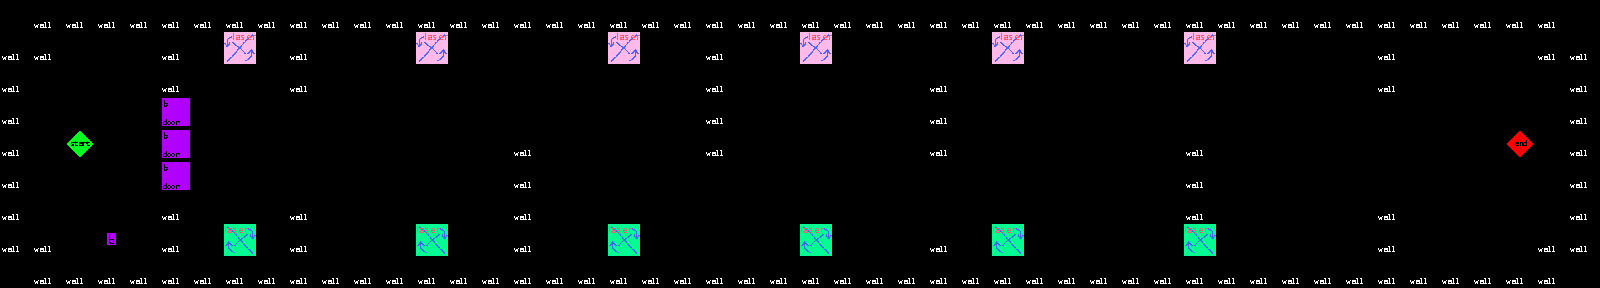

This is a level from a 2D game, rendered from its Tiled map with the project's own tilesets. A one-line summary and the complete map file follow:
An orthogonal 50x9 tile map with 32x32 px tiles, 1 tile layer (Tile Layer 1).

<map version="1.0" tiledversion="1.0.3" orientation="orthogonal" renderorder="right-down" width="50" height="9" tilewidth="32" tileheight="32" nextobjectid="1">
 <tileset firstgid="1" name="SampleMap" tilewidth="32" tileheight="32" tilecount="64" columns="8">
  <image source="SampleMap.png" width="256" height="256" />
 </tileset>
 <layer name="Tile Layer 1" width="50" height="9">
  <data encoding="csv">
0,1,1,1,1,1,1,1,1,1,1,1,1,1,1,1,1,1,1,1,1,1,1,1,1,1,1,1,1,1,1,1,1,1,1,1,1,1,1,1,1,1,1,1,1,1,1,1,1,0,
1,1,2,2,2,1,2,32,2,1,2,2,2,32,2,2,2,2,2,32,2,2,1,2,2,32,2,2,2,2,2,32,2,2,2,2,2,32,2,2,2,2,2,1,2,2,2,2,1,1,
1,2,2,2,2,1,2,2,2,1,2,2,2,2,2,2,2,2,2,2,2,2,1,2,2,2,2,2,2,1,2,2,2,2,2,2,2,2,2,2,2,2,2,1,2,2,2,2,2,1,
1,2,2,2,2,16,2,2,2,2,2,2,2,2,2,2,2,2,2,2,2,2,1,2,2,2,2,2,2,1,2,2,2,2,2,2,2,2,2,2,2,2,2,2,2,2,2,2,2,1,
1,2,9,2,2,16,2,2,2,2,2,2,2,2,2,2,1,2,2,2,2,2,1,2,2,2,2,2,2,1,2,2,2,2,2,2,2,1,2,2,2,2,2,2,2,2,2,10,2,1,
1,2,2,2,2,16,2,2,2,2,2,2,2,2,2,2,1,2,2,2,2,2,2,2,2,2,2,2,2,2,2,2,2,2,2,2,2,1,2,2,2,2,2,2,2,2,2,2,2,1,
1,2,2,2,2,1,2,2,2,1,2,2,2,2,2,2,1,2,2,2,2,2,2,2,2,2,2,2,2,2,2,2,2,2,2,2,2,1,2,2,2,2,2,1,2,2,2,2,2,1,
1,1,2,8,2,1,2,24,2,1,2,2,2,24,2,2,1,2,2,24,2,2,2,2,2,24,2,2,2,1,2,24,2,2,2,2,2,24,2,2,2,2,2,1,2,2,2,2,1,1,
0,1,1,1,1,1,1,1,1,1,1,1,1,1,1,1,1,1,1,1,1,1,1,1,1,1,1,1,1,1,1,1,1,1,1,1,1,1,1,1,1,1,1,1,1,1,1,1,1,0
</data>
 </layer>
</map>
